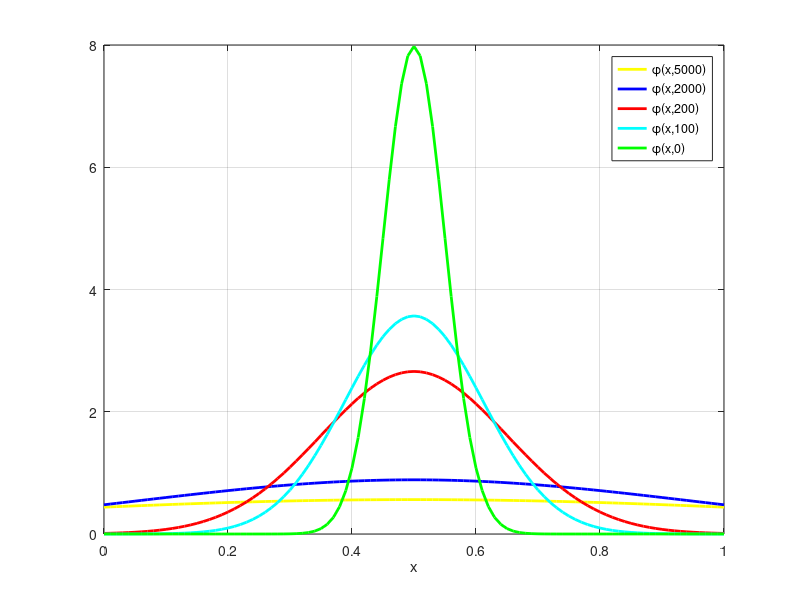
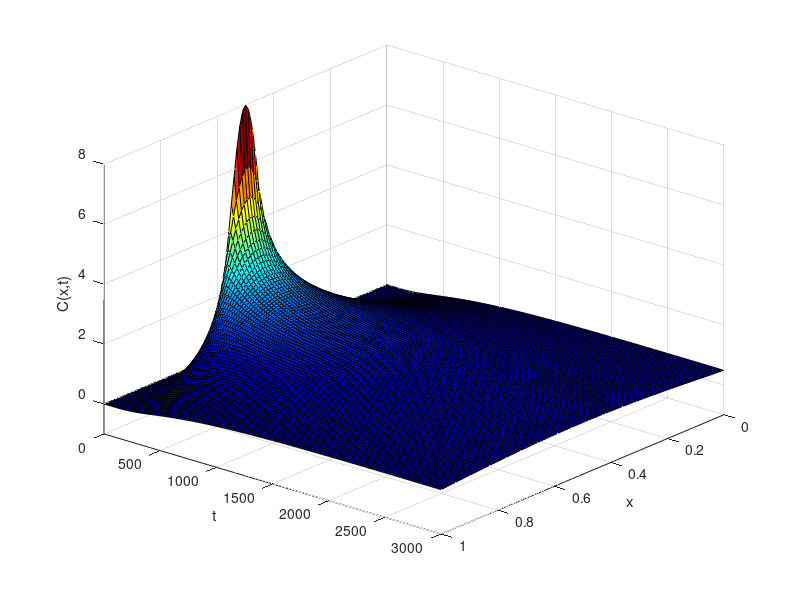

Source code (MATLAB) for these figures, in order:
clear all;
close all;
clf;

%Diffusion equation and gaussian pulse

D=0.00005;
nu=0.5;
sigma=0.05;
numx=101;
dx=1/(numx-1);
x=0:dx:1;
numt=5001;
dt=1;
t(1)=0;
for j=1:numt
  t(j+1)=t(j)+dt;
end
%%Analitic solution

% 2D plot
[X,T]=meshgrid(x,t);
v=(exp(-((X-nu).^2)./((T.*(4*D))+2*sigma^2)))./(sqrt(pi*((T.*(4*D))+2*sigma^2)));
figure(1)
plot(x,v(5001,:),'-y','linewidth',2); %como v es una matriz, la expresion (5000,:) toma un 'perfil' de la matriz en 5000.
hold on;
plot(x,v(2001,:),'-b','linewidth',2);
hold on;
plot(x,v(201,:),'-r','linewidth',2);
hold on;
plot(x,v(101,:),'-c','linewidth',2);
hold on;
plot(x,v(1,:),'-g','linewidth',2);
legend('\phi(x,5000)','\phi(x,2000)','\phi(x,200)','\phi(x,100)','\phi(x,0)');
grid on
xlabel('x');
hold off

%sup plot
figure(2)
Vr=v(1:20:3001,:);
Tr=T(1:20:3001,:);
Xr=X(1:20:3001,:);
surf(Xr,Tr,Vr)
view(130,30);
colormap jet
xlabel('x')
ylabel('t')
zlabel('C(x,t)')
axis([0 1 0 3001 -1 8])